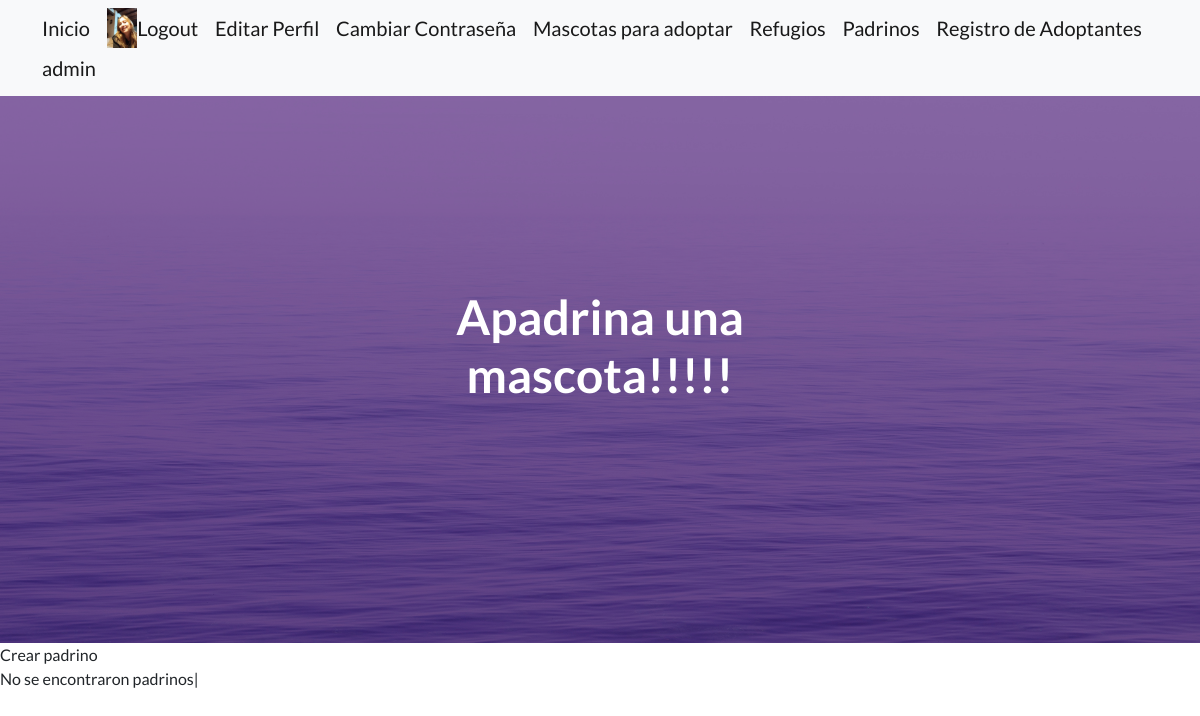
/padrino/ (signed in), run on an earlier commit of the app's database.
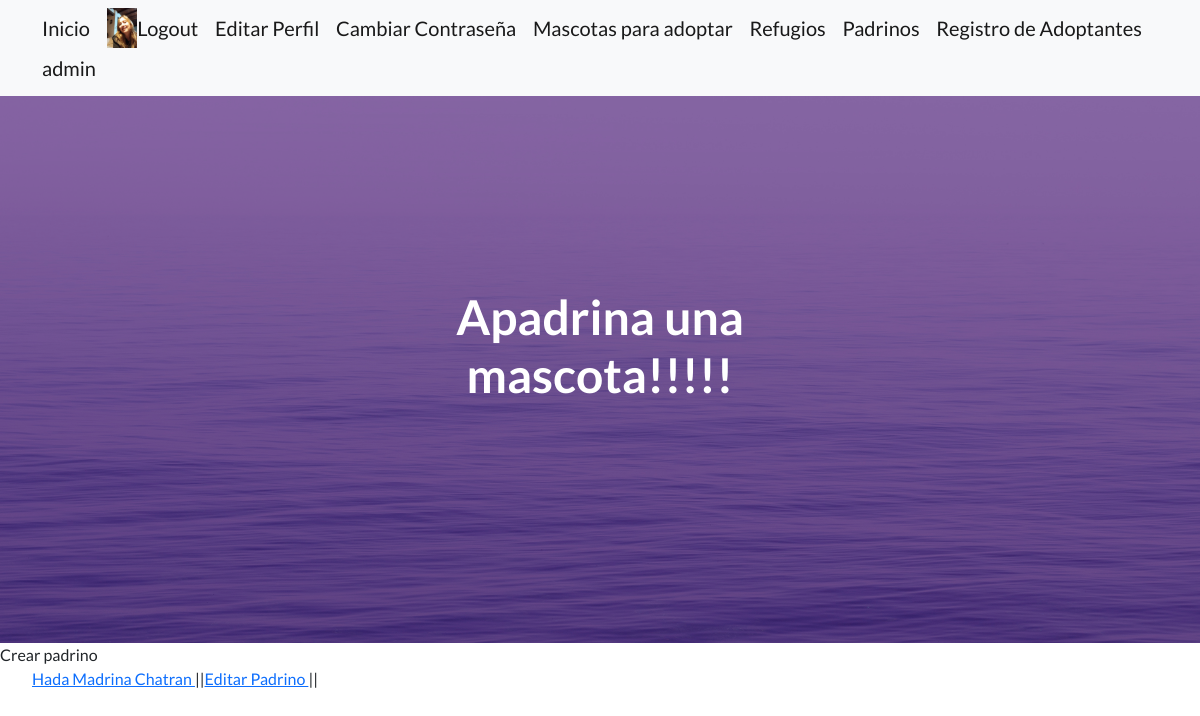
And on a later commit of the database.
### NewApp/models.py (models this page shows)
class Padrino(models.Model):
    apodo =models.CharField(max_length=50)
    ahijado = models.CharField(max_length=50)
    descripcion = models.TextField()
    fecha_inicio = models.DateTimeField()
    def __str__(self) -> str:
        return f"{self.apodo} {self.ahijado}"

### NewApp/views.py (the view)
# urls.py: path("padrino/", views.PadrinoListView.as_view() ,name ="listar padrino"),
class PadrinoListView(ListView):
    model = Padrino
    template_name = "temp_NApp/listar_padrino.html"
    context_object_name = "listado_padrinos"

### NewApp/templates/temp_NApp/listar_padrino.html (shortened to what this page needs)
{% extends "padre/padre.html" %}
{% block main %}
<a class=navbar-brand href={% url "crear padrino" %}> Crear padrino </a>
    {% if listado_padrinos %}
    <ul>
        {% for padrino in listado_padrinos %}
        <a href={% url "detail padrino" padrino.id %}>{{padrino}} </a>||<a href={% url "update_padrino" padrino.id %}>Editar Padrino </a>||
        {% endfor %}
    {% else %}
    <p> No se encontraron padrinos|</p>
    {% endif %}
    {% endblock main %}
    {% block centro %}
    Apadrina una mascota!!!!! <Base></Base>
    {% endblock centro %}

What changed in the data, as far as the page shows it:
added Padrino: apodo+ahijado "Hada Madrina Chatran"
Also different on the page:
text no longer shown: "No se encontraron padrinos|"
